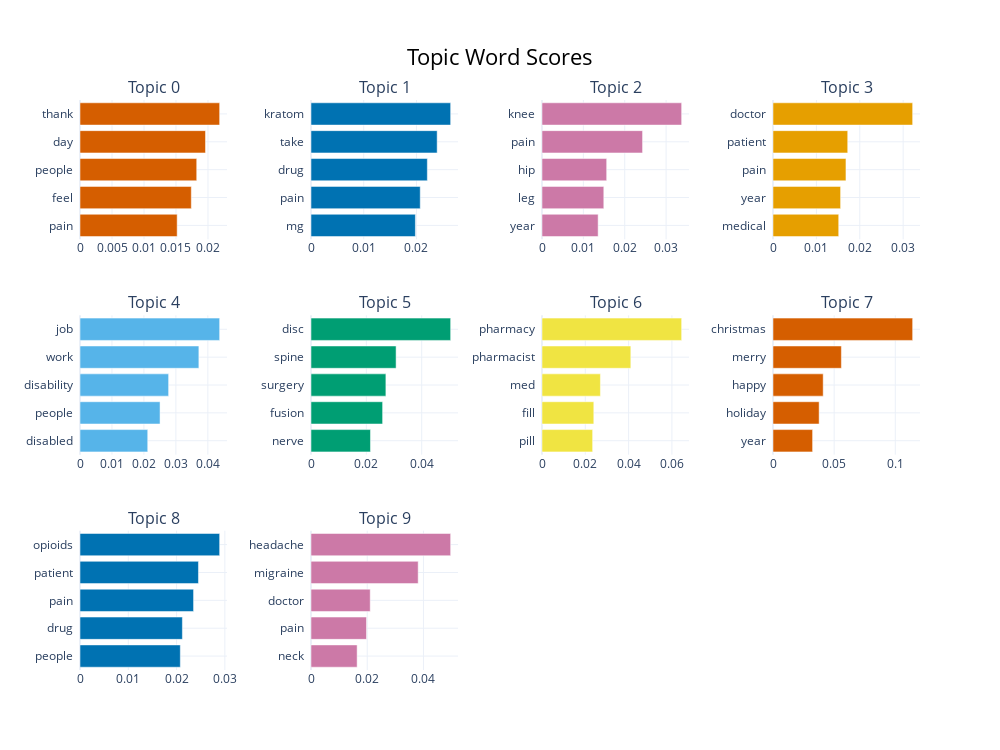

The code cell stored with this chart in its notebook:
### Code cell
fig = topic_model.visualize_barchart(top_n_topics=10)
fig.show()

### Figure 1 — Plotly figure (JSON) as saved in the notebook; plotly's stock layout.template omitted (floating-point values rounded to 4 significant figures)
{"data": [{"marker": {"color": "#D55E00"}, "orientation": "h", "type": "bar", "x": [0.01518, 0.01739, 0.01824, 0.01961, 0.02182], "xaxis": "x", "y": ["pain  ", "feel  ", "people  ", "day  ", "thank  "], "yaxis": "y"}, {"marker": {"color": "#0072B2"}, "orientation": "h", "type": "bar", "x": [0.0198, 0.02072, 0.02207, 0.02393, 0.02649], "xaxis": "x2", "y": ["mg  ", "pain  ", "drug  ", "take  ", "kratom  "], "yaxis": "y2"}, {"marker": {"color": "#CC79A7"}, "orientation": "h", "type": "bar", "x": [0.01357, 0.01494, 0.01563, 0.02431, 0.03376], "xaxis": "x3", "y": ["year  ", "leg  ", "hip  ", "pain  ", "knee  "], "yaxis": "y3"}, {"marker": {"color": "#E69F00"}, "orientation": "h", "type": "bar", "x": [0.01515, 0.01558, 0.01682, 0.01722, 0.03219], "xaxis": "x4", "y": ["medical  ", "year  ", "pain  ", "patient  ", "doctor  "], "yaxis": "y4"}, {"marker": {"color": "#56B4E9"}, "orientation": "h", "type": "bar", "x": [0.02119, 0.02504, 0.02772, 0.03719, 0.04369], "xaxis": "x5", "y": ["disabled  ", "people  ", "disability  ", "work  ", "job  "], "yaxis": "y5"}, {"marker": {"color": "#009E73"}, "orientation": "h", "type": "bar", "x": [0.02149, 0.02587, 0.02706, 0.03075, 0.05046], "xaxis": "x6", "y": ["nerve  ", "fusion  ", "surgery  ", "spine  ", "disc  "], "yaxis": "y6"}, {"marker": {"color": "#F0E442"}, "orientation": "h", "type": "bar", "x": [0.02339, 0.02393, 0.02698, 0.04102, 0.0645], "xaxis": "x7", "y": ["pill  ", "fill  ", "med  ", "pharmacist  ", "pharmacy  "], "yaxis": "y7"}, {"marker": {"color": "#D55E00"}, "orientation": "h", "type": "bar", "x": [0.03238, 0.03772, 0.04103, 0.05592, 0.1142], "xaxis": "x8", "y": ["year  ", "holiday  ", "happy  ", "merry  ", "christmas  "], "yaxis": "y8"}, {"marker": {"color": "#0072B2"}, "orientation": "h", "type": "bar", "x": [0.02078, 0.02121, 0.02352, 0.02453, 0.02892], "xaxis": "x9", "y": ["people  ", "drug  ", "pain  ", "patient  ", "opioids  "], "yaxis": "y9"}, {"marker": {"color": "#CC79A7"}, "orientation": "h", "type": "bar", "x": [0.01641, 0.01974, 0.02106, 0.03812, 0.04968], "xaxis": "x10", "y": ["neck  ", "pain  ", "doctor  ", "migraine  ", "headache  "], "yaxis": "y10"}], "layout": {"annotations": [{"font": {"size": 16}, "showarrow": false, "text": "Topic 0", "x": 0.0875, "xanchor": "center", "xref": "paper", "y": 1, "yanchor": "bottom", "yref": "paper"}, {"font": {"size": 16}, "showarrow": false, "text": "Topic 1", "x": 0.3625, "xanchor": "center", "xref": "paper", "y": 1, "yanchor": "bottom", "yref": "paper"}, {"font": {"size": 16}, "showarrow": false, "text": "Topic 2", "x": 0.6375, "xanchor": "center", "xref": "paper", "y": 1, "yanchor": "bottom", "yref": "paper"}, {"font": {"size": 16}, "showarrow": false, "text": "Topic 3", "x": 0.9125, "xanchor": "center", "xref": "paper", "y": 1, "yanchor": "bottom", "yref": "paper"}, {"font": {"size": 16}, "showarrow": false, "text": "Topic 4", "x": 0.0875, "xanchor": "center", "xref": "paper", "y": 0.6222, "yanchor": "bottom", "yref": "paper"}, {"font": {"size": 16}, "showarrow": false, "text": "Topic 5", "x": 0.3625, "xanchor": "center", "xref": "paper", "y": 0.6222, "yanchor": "bottom", "yref": "paper"}, {"font": {"size": 16}, "showarrow": false, "text": "Topic 6", "x": 0.6375, "xanchor": "center", "xref": "paper", "y": 0.6222, "yanchor": "bottom", "yref": "paper"}, {"font": {"size": 16}, "showarrow": false, "text": "Topic 7", "x": 0.9125, "xanchor": "center", "xref": "paper", "y": 0.6222, "yanchor": "bottom", "yref": "paper"}, {"font": {"size": 16}, "showarrow": false, "text": "Topic 8", "x": 0.0875, "xanchor": "center", "xref": "paper", "y": 0.2444, "yanchor": "bottom", "yref": "paper"}, {"font": {"size": 16}, "showarrow": false, "text": "Topic 9", "x": 0.3625, "xanchor": "center", "xref": "paper", "y": 0.2444, "yanchor": "bottom", "yref": "paper"}], "height": 750, "hoverlabel": {"bgcolor": "white", "font": {"family": "Rockwell", "size": 16}}, "showlegend": false, "title": {"font": {"color": "Black", "size": 22}, "text": "Topic Word Scores", "x": 0.5, "xanchor": "center", "yanchor": "top"}, "width": 1000, "xaxis": {"anchor": "y", "domain": [0, 0.175], "showgrid": true}, "xaxis10": {"anchor": "y10", "domain": [0.275, 0.45], "showgrid": true}, "xaxis11": {"anchor": "y11", "domain": [0.55, 0.725], "showgrid": true}, "xaxis12": {"anchor": "y12", "domain": [0.825, 1], "showgrid": true}, "xaxis2": {"anchor": "y2", "domain": [0.275, 0.45], "showgrid": true}, "xaxis3": {"anchor": "y3", "domain": [0.55, 0.725], "showgrid": true}, "xaxis4": {"anchor": "y4", "domain": [0.825, 1], "showgrid": true}, "xaxis5": {"anchor": "y5", "domain": [0, 0.175], "showgrid": true}, "xaxis6": {"anchor": "y6", "domain": [0.275, 0.45], "showgrid": true}, "xaxis7": {"anchor": "y7", "domain": [0.55, 0.725], "showgrid": true}, "xaxis8": {"anchor": "y8", "domain": [0.825, 1], "showgrid": true}, "xaxis9": {"anchor": "y9", "domain": [0, 0.175], "showgrid": true}, "yaxis": {"anchor": "x", "domain": [0.7556, 1], "showgrid": true}, "yaxis10": {"anchor": "x10", "domain": [0, 0.2444], "showgrid": true}, "yaxis11": {"anchor": "x11", "domain": [0, 0.2444], "showgrid": true}, "yaxis12": {"anchor": "x12", "domain": [0, 0.2444], "showgrid": true}, "yaxis2": {"anchor": "x2", "domain": [0.7556, 1], "showgrid": true}, "yaxis3": {"anchor": "x3", "domain": [0.7556, 1], "showgrid": true}, "yaxis4": {"anchor": "x4", "domain": [0.7556, 1], "showgrid": true}, "yaxis5": {"anchor": "x5", "domain": [0.3778, 0.6222], "showgrid": true}, "yaxis6": {"anchor": "x6", "domain": [0.3778, 0.6222], "showgrid": true}, "yaxis7": {"anchor": "x7", "domain": [0.3778, 0.6222], "showgrid": true}, "yaxis8": {"anchor": "x8", "domain": [0.3778, 0.6222], "showgrid": true}, "yaxis9": {"anchor": "x9", "domain": [0, 0.2444], "showgrid": true}}}
